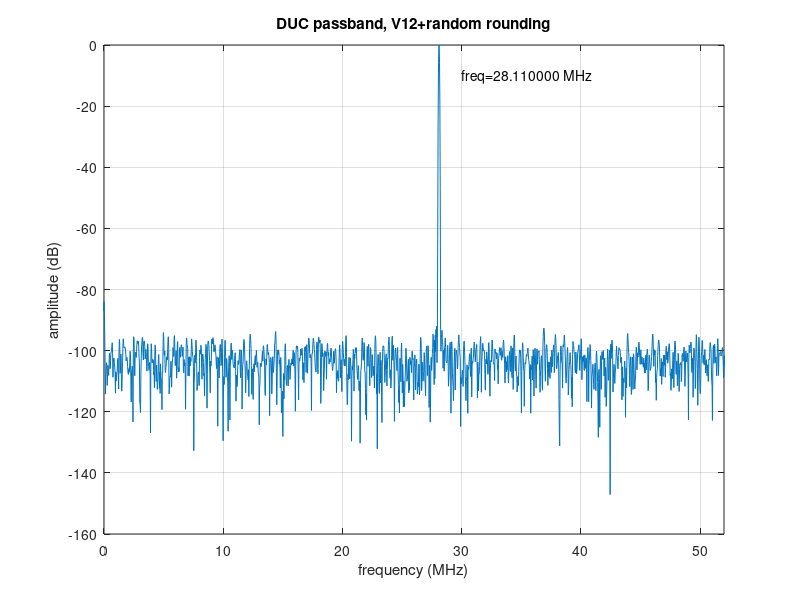
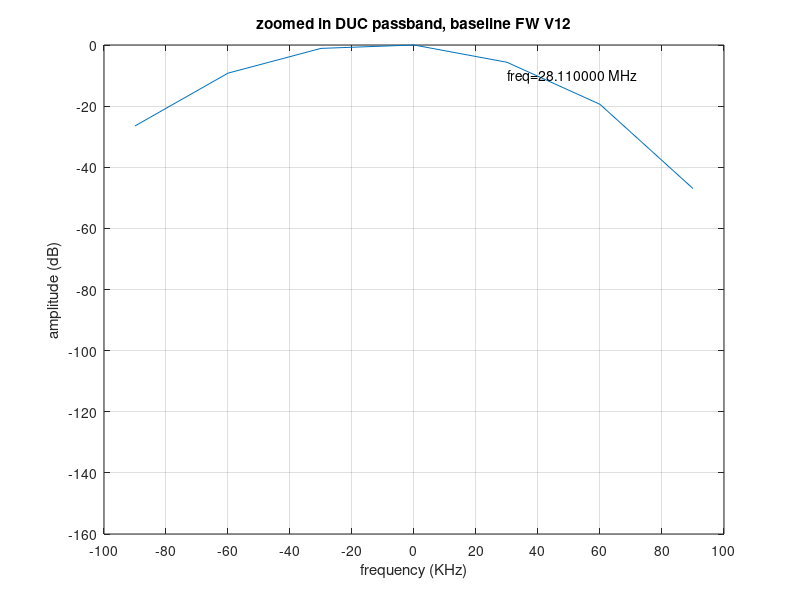

Source code (MATLAB) for these figures, in order:
pkg load signal
clear all;
close all;
clc;


% load file; find length & sample rate
load('ducdata.txt');


%get X range, zero centred FFT
%freqvalues is the freq in MHz of each FFT bin
N=length(ducdata);
fs=122880000;
freqvalues = (-N/2:N/2-1)*(fs/N)*1e-6;

%window and FFT the data
window = blackmanharris(N);
windoweddata = window.*ducdata;
result = fft(windoweddata);
result = fftshift(result);

%convert to dB, 0dB=top
absolute = abs(result);

% get a 1 sided vector, stareting at DC
absolute1sided=absolute(N/2:N-1);
freqvalues1sided=freqvalues(N/2:N-1);
[largest, index]=max(absolute1sided);
ampl_dB = 20*log10(absolute1sided/largest);
freqoflargest=freqvalues1sided(index);

%plot result
figure(1);
plot(freqvalues1sided, ampl_dB);
yticks(-200:10:0);

xlabel("frequency");
ylabel("amplitude");
xticks (0:10:50);
yticks (-160:20:0);
xlim([0 52]);
ylim([-160 0]);
xlabel("frequency (MHz)");
ylabel("amplitude (dB)");
title('DUC passband, V12+random rounding');
text(30, -10,sprintf("freq=%f MHz", freqoflargest));
grid on;

% now work out a zoomed in view +/-XKHz either side of largest
% extent = amount either side, in Hz
fftbinwidth = fs/N;
extent = 100000;
extent_bins=extent/fftbinwidth;
freq_zoomed = (freqvalues1sided(index-extent_bins:index+extent_bins) - freqoflargest)*1000;
ampl_dB_zoomed = ampl_dB(index-extent_bins:index+extent_bins);

%plot zoomed result
figure(2);
plot(freq_zoomed, ampl_dB_zoomed);
yticks(-200:10:0);

xlabel("frequency");
ylabel("amplitude");
xticks (-100:20:100);
yticks (-160:20:0);
ylim([-160 0]);
xlabel("frequency (KHz)");
ylabel("amplitude (dB)");
title('zoomed in DUC passband, baseline FW V12');
text(30, -10,sprintf("freq=%f MHz", freqoflargest));
grid on;
